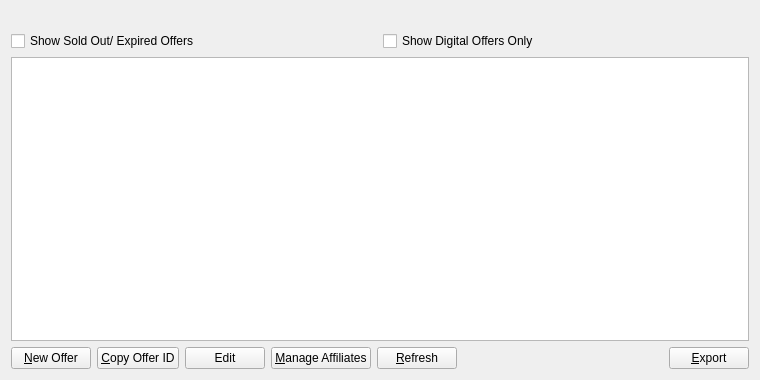
<?xml version="1.0" encoding="UTF-8"?>
<ui version="4.0">
 <class>MyOfferListPage</class>
 <widget class="QWidget" name="MyOfferListPage">
  <property name="geometry">
   <rect>
    <x>0</x>
    <y>0</y>
    <width>760</width>
    <height>380</height>
   </rect>
  </property>
  <property name="windowTitle">
   <string>My Offers</string>
  </property>
  <layout class="QVBoxLayout" name="verticalLayout">
   <item>
    <widget class="QLabel" name="labelExplanation">
     <property name="textFormat">
      <enum>Qt::PlainText</enum>
     </property>
     <property name="wordWrap">
      <bool>true</bool>
     </property>
    </widget>
   </item>
   <item>
    <layout class="QHBoxLayout" name="horizontalLayout_3">
     <item>
      <widget class="QCheckBox" name="soldOutCheck">
       <property name="text">
        <string>Show Sold Out/ Expired Offers</string>
       </property>
      </widget>
     </item>
     <item>
      <widget class="QCheckBox" name="showDigitalOffers">
       <property name="text">
        <string>Show Digital Offers Only</string>
       </property>
      </widget>
     </item>
    </layout>
   </item>
   <item>
    <widget class="QTableView" name="tableView">
     <property name="contextMenuPolicy">
      <enum>Qt::CustomContextMenu</enum>
     </property>
     <property name="toolTip">
      <string/>
     </property>
     <property name="tabKeyNavigation">
      <bool>false</bool>
     </property>
     <property name="alternatingRowColors">
      <bool>true</bool>
     </property>
     <property name="selectionMode">
      <enum>QAbstractItemView::SingleSelection</enum>
     </property>
     <property name="selectionBehavior">
      <enum>QAbstractItemView::SelectRows</enum>
     </property>
     <property name="sortingEnabled">
      <bool>true</bool>
     </property>
     <attribute name="verticalHeaderVisible">
      <bool>false</bool>
     </attribute>
    </widget>
   </item>
   <item>
    <layout class="QHBoxLayout" name="horizontalLayout">
     <item>
      <widget class="QPushButton" name="newOffer">
       <property name="toolTip">
        <string>Create a new offer</string>
       </property>
       <property name="text">
        <string>&amp;New Offer</string>
       </property>
      </widget>
     </item>
     <item>
      <widget class="QPushButton" name="copyOffer">
       <property name="toolTip">
        <string>Copy the currently selected offer to the system clipboard</string>
       </property>
       <property name="text">
        <string>&amp;Copy Offer ID</string>
       </property>
      </widget>
     </item>
     <item>
      <widget class="QPushButton" name="editButton">
       <property name="toolTip">
        <string>Edit selected offer</string>
       </property>
       <property name="text">
        <string>Edit</string>
       </property>
      </widget>
     </item>
     <item>
      <widget class="QPushButton" name="whitelistButton">
       <property name="toolTip">
        <string>Manage affiliates for this offer</string>
       </property>
       <property name="text">
        <string>&amp;Manage Affiliates</string>
       </property>
      </widget>
     </item>
     <item>
      <widget class="QPushButton" name="refreshButton">
       <property name="maximumSize">
        <size>
         <width>16777215</width>
         <height>48</height>
        </size>
       </property>
       <property name="toolTip">
        <string>Refresh your list of offers</string>
       </property>
       <property name="text">
        <string>&amp;Refresh</string>
       </property>
      </widget>
     </item>
     <item>
      <spacer name="horizontalSpacer">
       <property name="orientation">
        <enum>Qt::Horizontal</enum>
       </property>
       <property name="sizeHint" stdset="0">
        <size>
         <width>40</width>
         <height>20</height>
        </size>
       </property>
      </spacer>
     </item>
     <item>
      <widget class="QPushButton" name="exportButton">
       <property name="toolTip">
        <string>Export the data in the current tab to a file</string>
       </property>
       <property name="text">
        <string>&amp;Export</string>
       </property>
      </widget>
     </item>
    </layout>
   </item>
  </layout>
 </widget>
 <resources>
  <include location="../syscoin.qrc"/>
 </resources>
 <connections/>
</ui>
